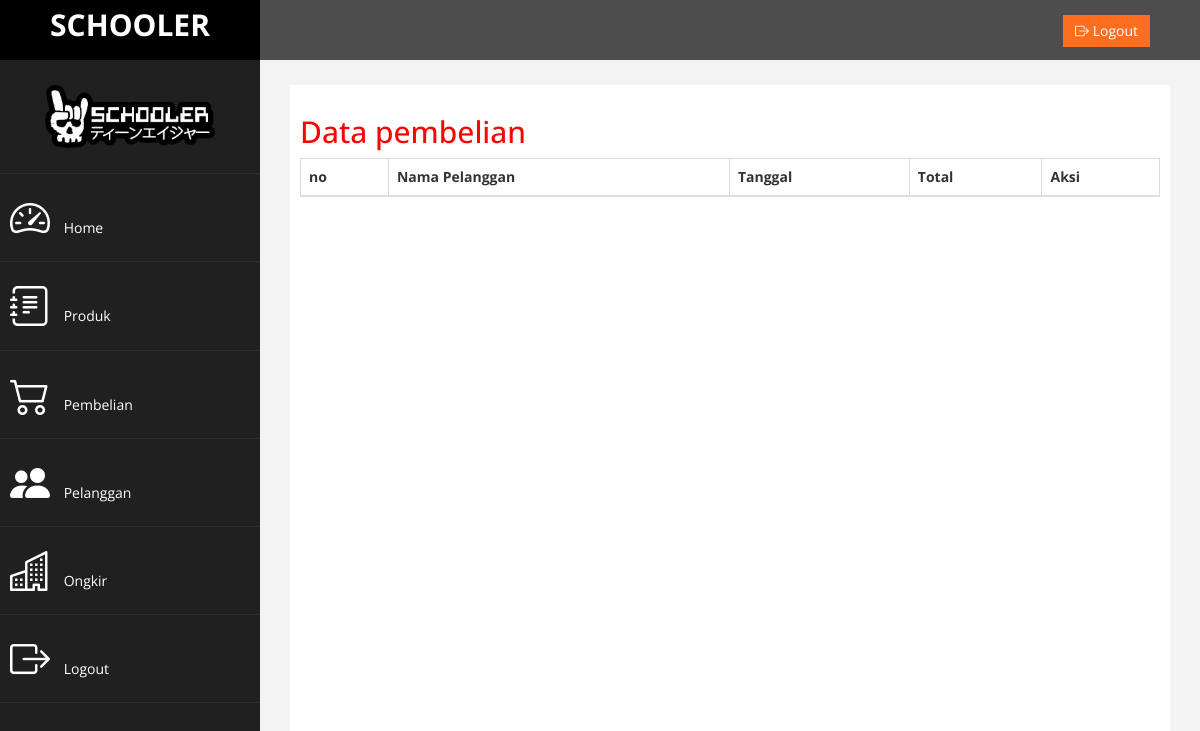
The page /tshop/admin/index.php?halaman=pembelian (signed in) on the database as committed earlier.
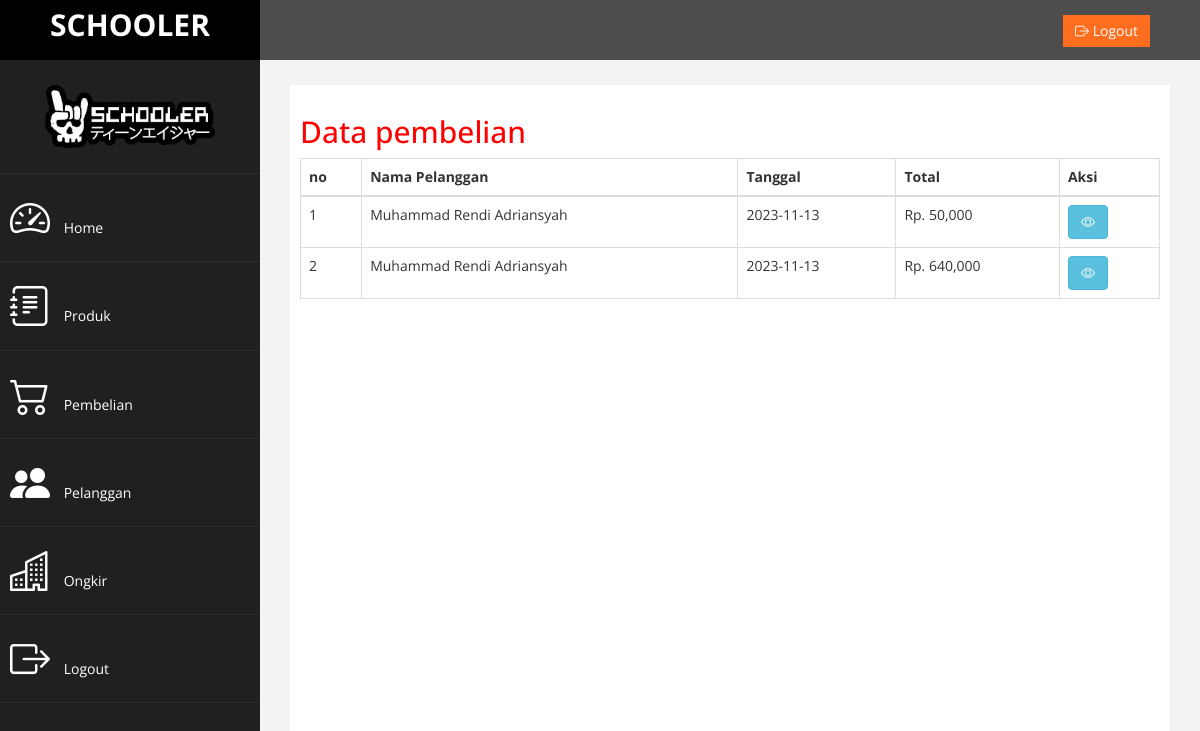
The same page on the database as committed later.
### tables this page shows
CREATE TABLE `pembelian` (
  `id_pembelian` int(11) NOT NULL,
  `id_pelanggan` int(11) NOT NULL,
  `id_ongkir` int(11) NOT NULL,
  `tanggal_pembelian` date NOT NULL,
  `total_pembelian` int(11) NOT NULL,
  `nama_kota` varchar(100) NOT NULL,
  `tarif` int(11) NOT NULL,
  `alamt_pengiriman` text NOT NULL,
  `alamat_pengirim` text NOT NULL
);

CREATE TABLE `pelanggan` (
  `id_pelanggan` int(11) NOT NULL,
  `email_pelanggan` varchar(100) NOT NULL,
  `password_pelanggan` varchar(50) NOT NULL,
  `nama_pelanggan` varchar(100) NOT NULL,
  `telepon_pelanggan` varchar(25) NOT NULL,
  `alamat_pelanggan` text NOT NULL
);

### tshop/admin/pembelian.php (the view)
<h2>Data pembelian</h2>
<table class="table table-bordered">
    <thead>
        <tr>
            <th>no</th>
            <th>Nama Pelanggan</th>
            <th>Tanggal</th>
            <th>Total</th>
            <th>Aksi</th>
        </tr>
    </thead>
    <tbody>
        <?php $nomor = 1; ?>
        <?php $ambil = $koneksi->query("SELECT * FROM pembelian JOIN pelanggan ON pembelian.id_pelanggan=pelanggan.id_pelanggan"); ?>
        <?php while ($pecah = $ambil->fetch_assoc()) { ?>
            <tr>
                <td><?php echo $nomor; ?></td>
                <td><?php echo $pecah['nama_pelanggan']; ?></td>
                <td><?php echo $pecah['tanggal_pembelian']; ?></td>
                <td>Rp. <?php echo number_format($pecah['total_pembelian']); ?></td>
                <td>
                    <a href="index.php?halaman=detail&id=<?php echo $pecah['id_pembelian']; ?>" class="btn btn-info"><i class="bi bi-eye"></i></a>
                </td>
            </tr>
            <?php $nomor++; ?>
        <?php } ?>
    </tbody>
</table>

### tshop/admin/index.php (shortened to what this page needs)
<?php
include '../koneksi.php';
?>
<!DOCTYPE html>
<html xmlns="http://www.w3.org/1999/xhtml">
<head>
    <link rel="stylesheet" href="https://cdn.jsdelivr.net/npm/bootstrap-icons@1.11.1/font/bootstrap-icons.css">
    <link href="assets/css/bootstrap.css" rel="stylesheet" />
    <link href="assets/css/font-awesome.css" rel="stylesheet" />
    <link href="assets/js/morris/morris-0.4.3.min.css" rel="stylesheet" />
    <link href="assets/css/custom.css" rel="stylesheet" />
</head>
<body>
    <div id="wrapper">
        <nav class="navbar navbar-default navbar-cls-top " role="navigation" style="margin-bottom: 0">
            <div class="navbar-header">
                <a style="background-color: #000; color: #fff;" class="navbar-brand" href="index.php">SCHOOLER</a>
            </div>
            <div style="color: white;
padding: 15px 50px 5px 50px;
float: right;
font-size: 16px;"> &nbsp; <a href="index.php?halaman=logout" class="btn btn-warning square-btn-adjust" style="background-color:#FF6E1E;"><i class="bi bi-box-arrow-right"></i> Logout</a> </div>
        </nav>
        <nav class="navbar-default navbar-side" role="navigation">
            <div class="sidebar-collapse">
                <ul class="nav" id="main-menu">
                    <li class="text-center">
                        <img src="../Image\logo schooler.png" class="user-image img-responsive" />
                    </li>
                    <li><a href="index.php"><i class="bi bi-speedometer2" style="font-size: 40px;"></i> Home</a></li>
                    <li><a href="index.php?halaman=produk"><i class="bi bi-journal-text" style="font-size: 40px;"></i> Produk</a></li>
                    <li><a href="index.php?halaman=pembelian"><i class="bi bi-cart2" style="font-size: 40px;"></i> Pembelian</a></li>
                    <li><a href="index.php?halaman=pelanggan"><i class="bi bi-people-fill" style="font-size: 40px;"></i> Pelanggan</a></li>
                    <li><a href="index.php?halaman=ongkir"><i class="bi bi-buildings" style="font-size: 40px;"></i> Ongkir</a></li>
                    <li><a href="index.php?halaman=logout"><i class="bi bi-box-arrow-right" style="font-size: 40px;"></i> Logout</a></li>
                </ul>
            </div>
        </nav>
        <div id="page-wrapper">
            <div id="page-inner">
                <?php
                if (isset($_GET['halaman'])) {
                    if ($_GET['halaman'] == "produk") {
                        include 'produk.php';
                    } elseif ($_GET['halaman'] == "pelanggan") {
                        include 'pelanggan.php';
                    } elseif ($_GET['halaman'] == "pembelian") {
                        include 'pembelian.php';
                    } elseif ($_GET['halaman'] == "hapuspelanggan") {
                        include 'hapuspelanggan.php';
                    } elseif ($_GET['halaman'] == "Logout") {
                        include 'Logout.php';
                    } elseif ($_GET['halaman'] == "detail") {
                        include 'detail.php';
                    } elseif ($_GET['halaman'] == "tambahproduk") {
                        include 'tambahproduk.php';
                    } elseif ($_GET['halaman'] == "hapusproduk") {
                        include 'hapusproduk.php';
                    } elseif ($_GET['halaman'] == "ubahproduk") {
                        include 'ubahproduk.php';
                    } elseif ($_GET['halaman'] == "ongkir") {
                        include 'ongkir.php';
                    } elseif ($_GET['halaman'] == "tambahongkir") {
                        include 'tambahongkir.php';
                    } elseif ($_GET['halaman'] == "hapusongkir") {
                        include 'hapusongkir.php';
                    } elseif ($_GET['halaman'] == "logout") {
                        include 'logout.php';
                    }
                } else {
                    include 'home.php';
                }
                ?>
            </div>
        </div>
    </div>
</body>
</html>

### tshop/admin/assets/css/custom.css (style rules this page uses)
body { font-family: 'Open Sans', sans-serif; }
#wrapper { width: 100%; background:#202020; }
#page-wrapper { padding: 15px 15px; min-height: 600px; background:#F3F3F3; }
#page-inner { width:100%; margin:10px 20px 10px 0px; background-color:#fff!important; padding:10px; min-height:1200px; }
.text-center { text-align:center; }
h2 { color: #f00; }
.square-btn-adjust { border: 0px solid transparent; -webkit-border-radius: 0px; -moz-border-radius: 0px; border-radius: 0px; }
.user-image { margin: 25px auto; -webkit-border-radius: 10px; -moz-border-radius: 10px; border-radius: 10px; max-height:170px; max-width:170px; }
.navbar-cls-top .navbar-brand { color: #fff; background: #C90000; width: 260px; text-align: center; height: 60px; font-size: 30px; font-weight: 700; }
.sidebar-collapse , .sidebar-collapse .nav { background:none; }
.sidebar-collapse .nav { padding:0; }
.sidebar-collapse .nav > li > a { color:#fff; background:#202020; text-shadow:none; }
.sidebar-collapse > .nav > li > a { padding:15px 10px; }
.sidebar-collapse > .nav > li { border-bottom: 1px solid rgba(107, 108, 109, 0.19); }
.navbar-side { border:none; background-color: #202020; }
.navbar-cls-top { background:#4D4D4D; border-bottom:none; }
.navbar-default { border:0px solid black; }
.navbar-header { background: #A70303; }
.nav > li > a > i { margin-right:10px; }
@media (min-width:768px) { #page-wrapper { margin: 0 0 0 260px; padding: 15px 30px; min-height: 1200px; } }
@media (min-width:768px) { .navbar-side { z-index: 1; position: absolute; width: 260px; } }
@media (min-width:768px) { .navbar { border-radius: 0px; } }

Rows that differ between the two databases and show on the page:
added pembelian: id_pelanggan.nama_pelanggan "Muhammad Rendi Adriansyah", tanggal_pembelian "2023-11-13", total_pembelian "50,000"
added pembelian: id_pelanggan.nama_pelanggan "Muhammad Rendi Adriansyah", tanggal_pembelian "2023-11-13", total_pembelian "640,000"
